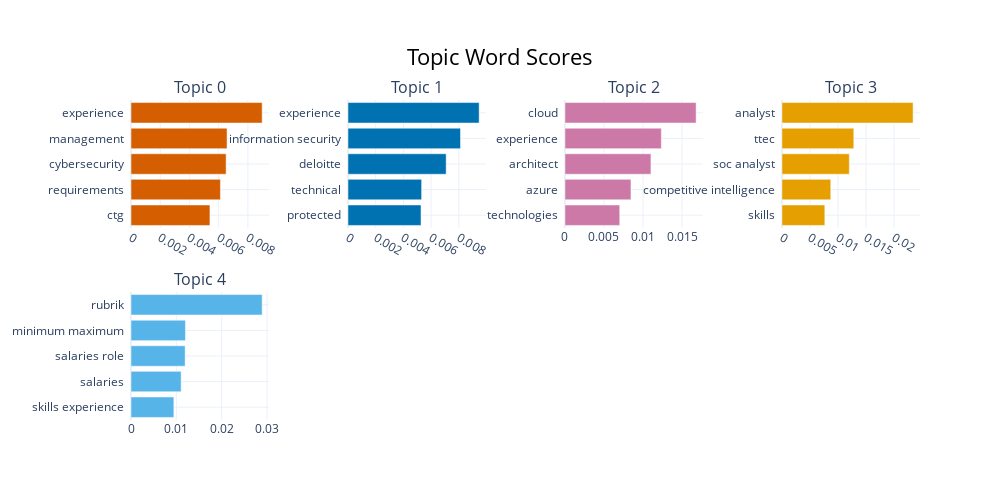

The code cell stored with this chart in its notebook:
### Code cell
#model with careeronestop data
topic_model.visualize_barchart(top_n_topics=5)

### Figure 1 — Plotly figure (JSON) as saved in the notebook; plotly's stock layout.template omitted (floating-point values rounded to 4 significant figures)
{"data": [{"marker": {"color": "#D55E00"}, "orientation": "h", "type": "bar", "x": [0.005403, 0.00612, 0.00651, 0.006574, 0.008977], "xaxis": "x", "y": ["ctg  ", "requirements  ", "cybersecurity  ", "management  ", "experience  "], "yaxis": "y"}, {"marker": {"color": "#0072B2"}, "orientation": "h", "type": "bar", "x": [0.005272, 0.005315, 0.007087, 0.008122, 0.009467], "xaxis": "x2", "y": ["protected  ", "technical  ", "deloitte  ", "information security  ", "experience  "], "yaxis": "y2"}, {"marker": {"color": "#CC79A7"}, "orientation": "h", "type": "bar", "x": [0.007018, 0.008458, 0.01102, 0.01235, 0.01681], "xaxis": "x3", "y": ["technologies  ", "azure  ", "architect  ", "experience  ", "cloud  "], "yaxis": "y3"}, {"marker": {"color": "#E69F00"}, "orientation": "h", "type": "bar", "x": [0.007654, 0.008712, 0.01202, 0.01282, 0.0234], "xaxis": "x4", "y": ["skills  ", "competitive intelligence  ", "soc analyst  ", "ttec  ", "analyst  "], "yaxis": "y4"}, {"marker": {"color": "#56B4E9"}, "orientation": "h", "type": "bar", "x": [0.009452, 0.01106, 0.01194, 0.01201, 0.02893], "xaxis": "x5", "y": ["skills experience  ", "salaries  ", "salaries role  ", "minimum maximum  ", "rubrik  "], "yaxis": "y5"}], "layout": {"annotations": [{"font": {"size": 16}, "showarrow": false, "text": "Topic 0", "x": 0.0875, "xanchor": "center", "xref": "paper", "y": 1, "yanchor": "bottom", "yref": "paper"}, {"font": {"size": 16}, "showarrow": false, "text": "Topic 1", "x": 0.3625, "xanchor": "center", "xref": "paper", "y": 1, "yanchor": "bottom", "yref": "paper"}, {"font": {"size": 16}, "showarrow": false, "text": "Topic 2", "x": 0.6375, "xanchor": "center", "xref": "paper", "y": 1, "yanchor": "bottom", "yref": "paper"}, {"font": {"size": 16}, "showarrow": false, "text": "Topic 3", "x": 0.9125, "xanchor": "center", "xref": "paper", "y": 1, "yanchor": "bottom", "yref": "paper"}, {"font": {"size": 16}, "showarrow": false, "text": "Topic 4", "x": 0.0875, "xanchor": "center", "xref": "paper", "y": 0.4, "yanchor": "bottom", "yref": "paper"}], "height": 500, "hoverlabel": {"bgcolor": "white", "font": {"family": "Rockwell", "size": 16}}, "showlegend": false, "title": {"font": {"color": "Black", "size": 22}, "text": "Topic Word Scores", "x": 0.5, "xanchor": "center", "yanchor": "top"}, "width": 1000, "xaxis": {"anchor": "y", "domain": [0, 0.175], "showgrid": true}, "xaxis2": {"anchor": "y2", "domain": [0.275, 0.45], "showgrid": true}, "xaxis3": {"anchor": "y3", "domain": [0.55, 0.725], "showgrid": true}, "xaxis4": {"anchor": "y4", "domain": [0.825, 1], "showgrid": true}, "xaxis5": {"anchor": "y5", "domain": [0, 0.175], "showgrid": true}, "xaxis6": {"anchor": "y6", "domain": [0.275, 0.45], "showgrid": true}, "xaxis7": {"anchor": "y7", "domain": [0.55, 0.725], "showgrid": true}, "xaxis8": {"anchor": "y8", "domain": [0.825, 1], "showgrid": true}, "yaxis": {"anchor": "x", "domain": [0.6, 1], "showgrid": true}, "yaxis2": {"anchor": "x2", "domain": [0.6, 1], "showgrid": true}, "yaxis3": {"anchor": "x3", "domain": [0.6, 1], "showgrid": true}, "yaxis4": {"anchor": "x4", "domain": [0.6, 1], "showgrid": true}, "yaxis5": {"anchor": "x5", "domain": [0, 0.4], "showgrid": true}, "yaxis6": {"anchor": "x6", "domain": [0, 0.4], "showgrid": true}, "yaxis7": {"anchor": "x7", "domain": [0, 0.4], "showgrid": true}, "yaxis8": {"anchor": "x8", "domain": [0, 0.4], "showgrid": true}}}
